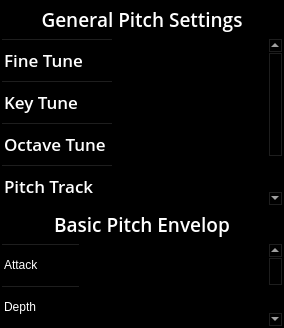
        <widget class="QFrame" name="frame_2">
         <property name="sizePolicy">
          <sizepolicy hsizetype="Expanding" vsizetype="Preferred">
           <horstretch>0</horstretch>
           <verstretch>0</verstretch>
          </sizepolicy>
         </property>
         <property name="minimumSize">
          <size>
           <width>284</width>
           <height>326</height>
          </size>
         </property>
         <property name="maximumSize">
          <size>
           <width>284</width>
           <height>379</height>
          </size>
         </property>
         <property name="palette">
          <palette>
           <active>
            <colorrole role="WindowText">
             <brush brushstyle="SolidPattern">
              <color alpha="255">
               <red>255</red>
               <green>255</green>
               <blue>255</blue>
              </color>
             </brush>
            </colorrole>
            <colorrole role="Button">
             <brush brushstyle="SolidPattern">
              <color alpha="255">
               <red>0</red>
               <green>0</green>
               <blue>0</blue>
              </color>
             </brush>
            </colorrole>
            <colorrole role="Text">
             <brush brushstyle="SolidPattern">
              <color alpha="255">
               <red>255</red>
               <green>255</green>
               <blue>255</blue>
              </color>
             </brush>
            </colorrole>
            <colorrole role="ButtonText">
             <brush brushstyle="SolidPattern">
              <color alpha="255">
               <red>255</red>
               <green>255</green>
               <blue>255</blue>
              </color>
             </brush>
            </colorrole>
            <colorrole role="Base">
             <brush brushstyle="SolidPattern">
              <color alpha="255">
               <red>0</red>
               <green>0</green>
               <blue>0</blue>
              </color>
             </brush>
            </colorrole>
            <colorrole role="Window">
             <brush brushstyle="SolidPattern">
              <color alpha="255">
               <red>0</red>
               <green>0</green>
               <blue>0</blue>
              </color>
             </brush>
            </colorrole>
           </active>
           <inactive>
            <colorrole role="WindowText">
             <brush brushstyle="SolidPattern">
              <color alpha="255">
               <red>255</red>
               <green>255</green>
               <blue>255</blue>
              </color>
             </brush>
            </colorrole>
            <colorrole role="Button">
             <brush brushstyle="SolidPattern">
              <color alpha="255">
               <red>0</red>
               <green>0</green>
               <blue>0</blue>
              </color>
             </brush>
            </colorrole>
            <colorrole role="Text">
             <brush brushstyle="SolidPattern">
              <color alpha="255">
               <red>255</red>
               <green>255</green>
               <blue>255</blue>
              </color>
             </brush>
            </colorrole>
            <colorrole role="ButtonText">
             <brush brushstyle="SolidPattern">
              <color alpha="255">
               <red>255</red>
               <green>255</green>
               <blue>255</blue>
              </color>
             </brush>
            </colorrole>
            <colorrole role="Base">
             <brush brushstyle="SolidPattern">
              <color alpha="255">
               <red>0</red>
               <green>0</green>
               <blue>0</blue>
              </color>
             </brush>
            </colorrole>
            <colorrole role="Window">
             <brush brushstyle="SolidPattern">
              <color alpha="255">
               <red>0</red>
               <green>0</green>
               <blue>0</blue>
              </color>
             </brush>
            </colorrole>
           </inactive>
           <disabled>
            <colorrole role="WindowText">
             <brush brushstyle="SolidPattern">
              <color alpha="255">
               <red>255</red>
               <green>255</green>
               <blue>255</blue>
              </color>
             </brush>
            </colorrole>
            <colorrole role="Button">
             <brush brushstyle="SolidPattern">
              <color alpha="255">
               <red>0</red>
               <green>0</green>
               <blue>0</blue>
              </color>
             </brush>
            </colorrole>
            <colorrole role="Text">
             <brush brushstyle="SolidPattern">
              <color alpha="255">
               <red>255</red>
               <green>255</green>
               <blue>255</blue>
              </color>
             </brush>
            </colorrole>
            <colorrole role="ButtonText">
             <brush brushstyle="SolidPattern">
              <color alpha="255">
               <red>255</red>
               <green>255</green>
               <blue>255</blue>
              </color>
             </brush>
            </colorrole>
            <colorrole role="Base">
             <brush brushstyle="SolidPattern">
              <color alpha="255">
               <red>0</red>
               <green>0</green>
               <blue>0</blue>
              </color>
             </brush>
            </colorrole>
            <colorrole role="Window">
             <brush brushstyle="SolidPattern">
              <color alpha="255">
               <red>0</red>
               <green>0</green>
               <blue>0</blue>
              </color>
             </brush>
            </colorrole>
           </disabled>
          </palette>
         </property>
         <property name="styleSheet">
          <string notr="true"/>
         </property>
         <property name="frameShape">
          <enum>QFrame::StyledPanel</enum>
         </property>
         <property name="frameShadow">
          <enum>QFrame::Raised</enum>
         </property>
         <layout class="QGridLayout" name="gridLayout_4">
          <property name="leftMargin">
           <number>0</number>
          </property>
          <property name="topMargin">
           <number>0</number>
          </property>
          <property name="rightMargin">
           <number>0</number>
          </property>
          <property name="bottomMargin">
           <number>0</number>
          </property>
          <property name="spacing">
           <number>0</number>
          </property>
          <item row="1" column="0">
           <widget class="QTableWidget" name="twPitchSettings">
            <property name="maximumSize">
             <size>
              <width>16777215</width>
              <height>168</height>
             </size>
            </property>
            <property name="palette">
             <palette>
              <active>
               <colorrole role="WindowText">
                <brush brushstyle="SolidPattern">
                 <color alpha="255">
                  <red>255</red>
                  <green>255</green>
                  <blue>255</blue>
                 </color>
                </brush>
               </colorrole>
               <colorrole role="Button">
                <brush brushstyle="SolidPattern">
                 <color alpha="0">
                  <red>0</red>
                  <green>0</green>
                  <blue>0</blue>
                 </color>
                </brush>
               </colorrole>
               <colorrole role="Text">
                <brush brushstyle="SolidPattern">
                 <color alpha="255">
                  <red>255</red>
                  <green>255</green>
                  <blue>255</blue>
                 </color>
                </brush>
               </colorrole>
               <colorrole role="ButtonText">
                <brush brushstyle="SolidPattern">
                 <color alpha="255">
                  <red>255</red>
                  <green>255</green>
                  <blue>255</blue>
                 </color>
                </brush>
               </colorrole>
               <colorrole role="Base">
                <brush brushstyle="NoBrush">
                 <color alpha="255">
                  <red>0</red>
                  <green>0</green>
                  <blue>0</blue>
                 </color>
                </brush>
               </colorrole>
               <colorrole role="Window">
                <brush brushstyle="SolidPattern">
                 <color alpha="0">
                  <red>0</red>
                  <green>0</green>
                  <blue>0</blue>
                 </color>
                </brush>
               </colorrole>
               <colorrole role="Highlight">
                <brush brushstyle="SolidPattern">
                 <color alpha="255">
                  <red>239</red>
                  <green>159</green>
                  <blue>31</blue>
                 </color>
                </brush>
               </colorrole>
              </active>
              <inactive>
               <colorrole role="WindowText">
                <brush brushstyle="SolidPattern">
                 <color alpha="255">
                  <red>255</red>
                  <green>255</green>
                  <blue>255</blue>
                 </color>
                </brush>
               </colorrole>
               <colorrole role="Button">
                <brush brushstyle="SolidPattern">
                 <color alpha="0">
                  <red>0</red>
                  <green>0</green>
                  <blue>0</blue>
                 </color>
                </brush>
               </colorrole>
               <colorrole role="Text">
                <brush brushstyle="SolidPattern">
                 <color alpha="255">
                  <red>255</red>
                  <green>255</green>
                  <blue>255</blue>
                 </color>
                </brush>
               </colorrole>
               <colorrole role="ButtonText">
                <brush brushstyle="SolidPattern">
                 <color alpha="255">
                  <red>255</red>
                  <green>255</green>
                  <blue>255</blue>
                 </color>
                </brush>
               </colorrole>
               <colorrole role="Base">
                <brush brushstyle="NoBrush">
                 <color alpha="255">
                  <red>0</red>
                  <green>0</green>
                  <blue>0</blue>
                 </color>
                </brush>
               </colorrole>
               <colorrole role="Window">
                <brush brushstyle="SolidPattern">
                 <color alpha="0">
                  <red>0</red>
                  <green>0</green>
                  <blue>0</blue>
                 </color>
                </brush>
               </colorrole>
               <colorrole role="Highlight">
                <brush brushstyle="SolidPattern">
                 <color alpha="255">
                  <red>239</red>
                  <green>159</green>
                  <blue>31</blue>
                 </color>
                </brush>
               </colorrole>
              </inactive>
              <disabled>
               <colorrole role="WindowText">
                <brush brushstyle="SolidPattern">
                 <color alpha="255">
                  <red>255</red>
                  <green>255</green>
                  <blue>255</blue>
                 </color>
                </brush>
               </colorrole>
               <colorrole role="Button">
                <brush brushstyle="SolidPattern">
                 <color alpha="0">
                  <red>0</red>
                  <green>0</green>
                  <blue>0</blue>
                 </color>
                </brush>
               </colorrole>
               <colorrole role="Text">
                <brush brushstyle="SolidPattern">
                 <color alpha="255">
                  <red>255</red>
                  <green>255</green>
                  <blue>255</blue>
                 </color>
                </brush>
               </colorrole>
               <colorrole role="ButtonText">
                <brush brushstyle="SolidPattern">
                 <color alpha="255">
                  <red>255</red>
                  <green>255</green>
                  <blue>255</blue>
                 </color>
                </brush>
               </colorrole>
               <colorrole role="Base">
                <brush brushstyle="NoBrush">
                 <color alpha="255">
                  <red>0</red>
                  <green>0</green>
                  <blue>0</blue>
                 </color>
                </brush>
               </colorrole>
               <colorrole role="Window">
                <brush brushstyle="SolidPattern">
                 <color alpha="0">
                  <red>0</red>
                  <green>0</green>
                  <blue>0</blue>
                 </color>
                </brush>
               </colorrole>
               <colorrole role="Highlight">
                <brush brushstyle="SolidPattern">
                 <color alpha="255">
                  <red>239</red>
                  <green>159</green>
                  <blue>31</blue>
                 </color>
                </brush>
               </colorrole>
              </disabled>
             </palette>
            </property>
            <property name="font">
             <font>
              <family>Open Sans</family>
              <pointsize>13</pointsize>
              <weight>68</weight>
              <italic>false</italic>
              <bold>true</bold>
             </font>
            </property>
            <property name="styleSheet">
             <string notr="true"/>
            </property>
            <property name="editTriggers">
             <set>QAbstractItemView::NoEditTriggers</set>
            </property>
            <property name="showDropIndicator" stdset="0">
             <bool>false</bool>
            </property>
            <property name="selectionMode">
             <enum>QAbstractItemView::SingleSelection</enum>
            </property>
            <property name="selectionBehavior">
             <enum>QAbstractItemView::SelectRows</enum>
            </property>
            <property name="gridStyle">
             <enum>Qt::NoPen</enum>
            </property>
            <property name="columnCount">
             <number>1</number>
            </property>
            <attribute name="horizontalHeaderVisible">
             <bool>false</bool>
            </attribute>
            <attribute name="horizontalHeaderDefaultSectionSize">
             <number>42</number>
            </attribute>
            <attribute name="horizontalHeaderMinimumSectionSize">
             <number>1</number>
            </attribute>
            <attribute name="horizontalHeaderStretchLastSection">
             <bool>true</bool>
            </attribute>
            <attribute name="verticalHeaderDefaultSectionSize">
             <number>42</number>
            </attribute>
            <row>
             <property name="text">
              <string>Fine Tune</string>
             </property>
            </row>
            <row>
             <property name="text">
              <string>Key Tune</string>
             </property>
            </row>
            <row>
             <property name="text">
              <string>Octave Tune</string>
             </property>
            </row>
            <row>
             <property name="text">
              <string>Pitch Track</string>
             </property>
            </row>
            <column/>
           </widget>
          </item>
          <item row="2" column="0">
           <widget class="QLabel" name="label_2">
            <property name="minimumSize">
             <size>
              <width>0</width>
              <height>37</height>
             </size>
            </property>
            <property name="maximumSize">
             <size>
              <width>16777215</width>
              <height>37</height>
             </size>
            </property>
            <property name="font">
             <font>
              <family>Open Sans</family>
              <pointsize>14</pointsize>
              <weight>68</weight>
              <italic>false</italic>
              <bold>true</bold>
             </font>
            </property>
            <property name="styleSheet">
             <string notr="true"/>
            </property>
            <property name="text">
             <string>Basic Pitch Envelop</string>
            </property>
            <property name="alignment">
             <set>Qt::AlignCenter</set>
            </property>
           </widget>
          </item>
          <item row="0" column="0">
           <widget class="QLabel" name="label">
            <property name="minimumSize">
             <size>
              <width>0</width>
              <height>37</height>
             </size>
            </property>
            <property name="maximumSize">
             <size>
              <width>16777215</width>
              <height>37</height>
             </size>
            </property>
            <property name="font">
             <font>
              <family>Open Sans</family>
              <pointsize>14</pointsize>
              <weight>68</weight>
              <italic>false</italic>
              <bold>true</bold>
             </font>
            </property>
            <property name="styleSheet">
             <string notr="true"/>
            </property>
            <property name="text">
             <string>General Pitch Settings</string>
            </property>
            <property name="alignment">
             <set>Qt::AlignCenter</set>
            </property>
           </widget>
          </item>
          <item row="3" column="0">
           <widget class="QTableWidget" name="twPitchEnvelop">
            <property name="maximumSize">
             <size>
              <width>16777215</width>
              <height>84</height>
             </size>
            </property>
            <property name="styleSheet">
             <string notr="true"/>
            </property>
            <property name="selectionMode">
             <enum>QAbstractItemView::SingleSelection</enum>
            </property>
            <property name="selectionBehavior">
             <enum>QAbstractItemView::SelectRows</enum>
            </property>
            <property name="gridStyle">
             <enum>Qt::NoPen</enum>
            </property>
            <property name="columnCount">
             <number>1</number>
            </property>
            <attribute name="horizontalHeaderVisible">
             <bool>false</bool>
            </attribute>
            <attribute name="horizontalHeaderStretchLastSection">
             <bool>true</bool>
            </attribute>
            <attribute name="verticalHeaderDefaultSectionSize">
             <number>42</number>
            </attribute>
            <row>
             <property name="text">
              <string>Attack           </string>
             </property>
            </row>
            <row>
             <property name="text">
              <string>Depth</string>
             </property>
            </row>
            <column/>
           </widget>
          </item>
          <item row="4" column="0">
           <widget class="QFrame" name="frameBlank">
            <property name="styleSheet">
             <string notr="true"/>
            </property>
            <property name="frameShape">
             <enum>QFrame::StyledPanel</enum>
            </property>
            <property name="frameShadow">
             <enum>QFrame::Raised</enum>
            </property>
           </widget>
          </item>
         </layout>
        </widget>
